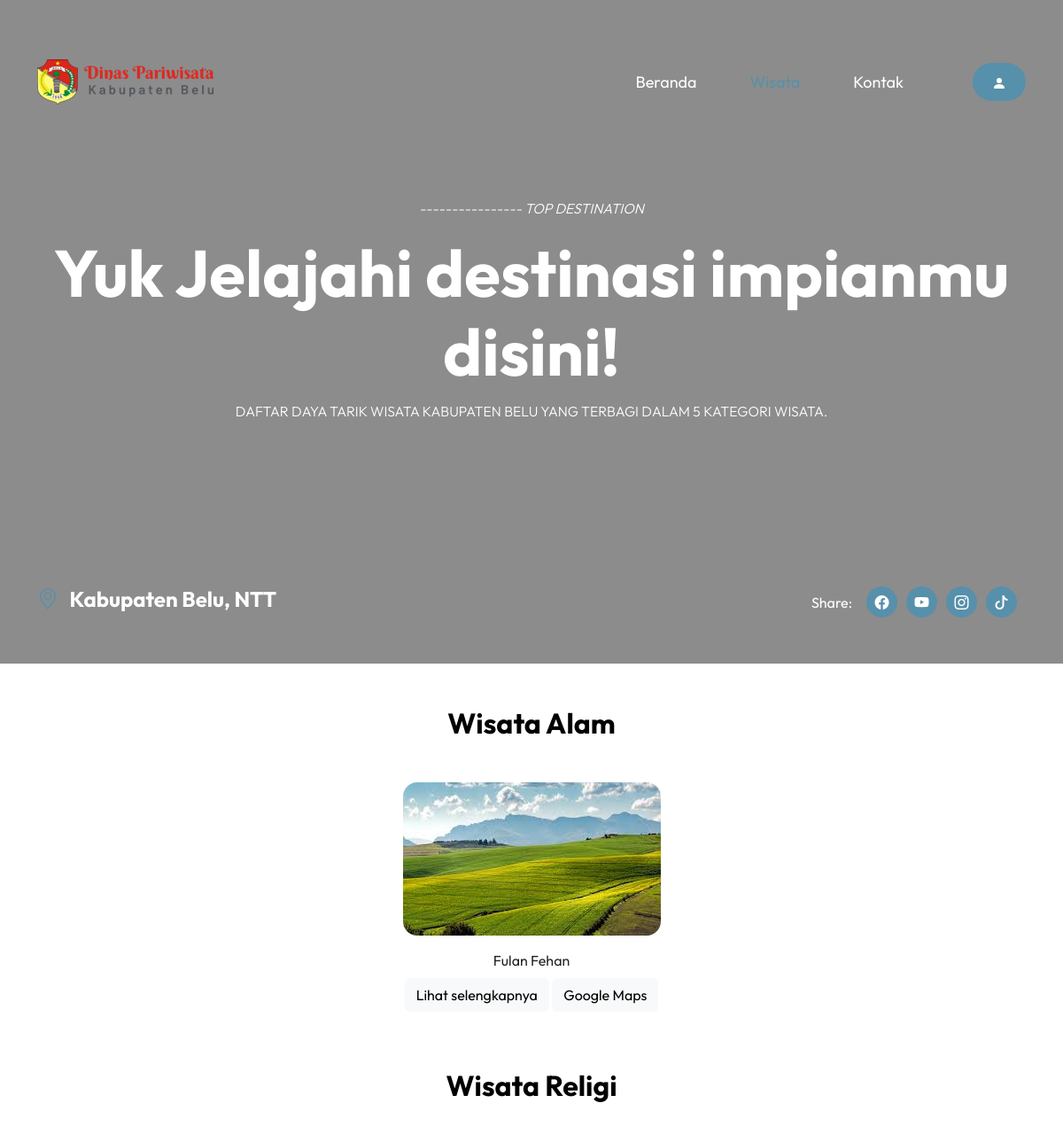
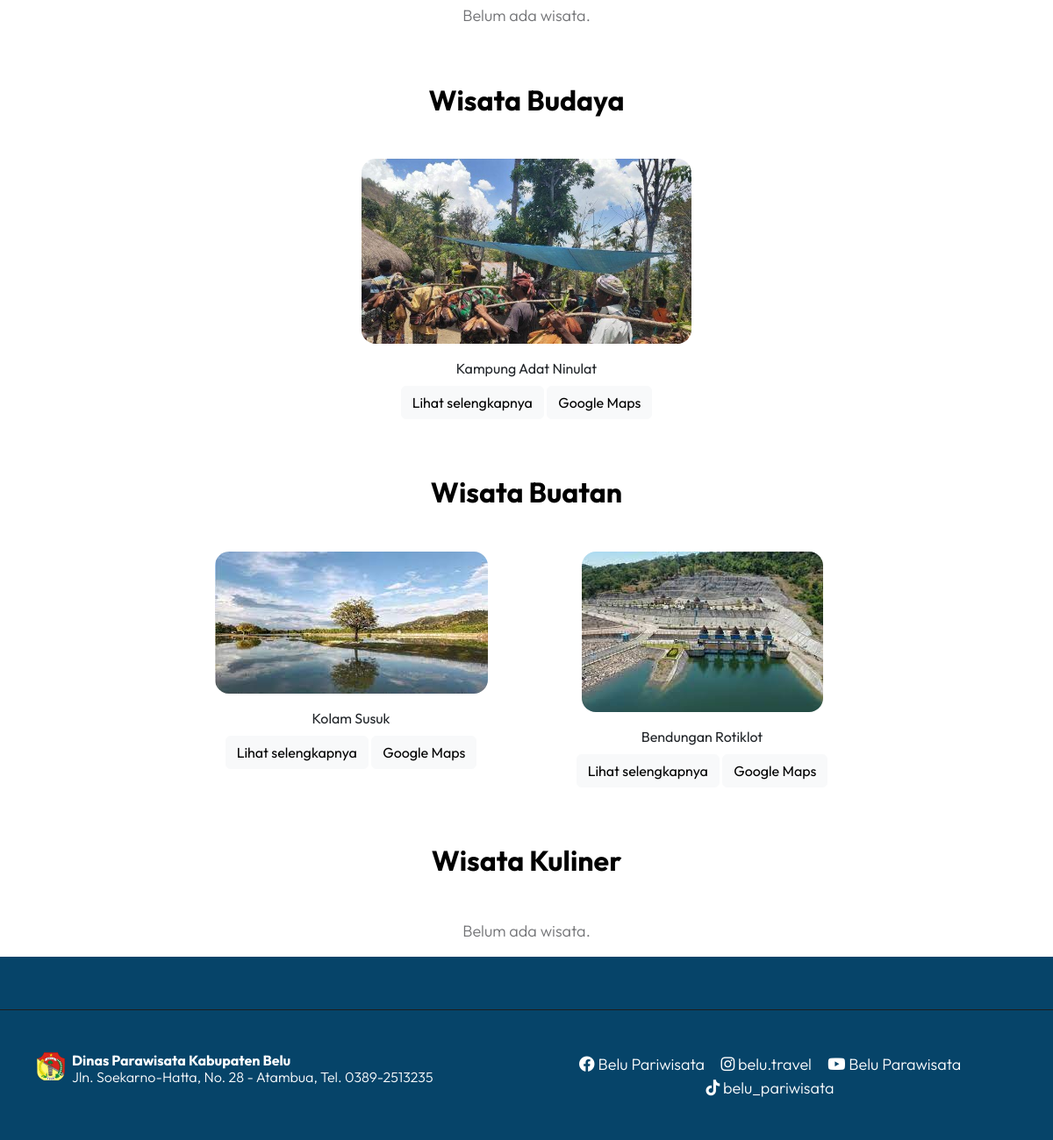
Screenshot of /index.php/pages/tempat_wisata with the database file from the repository (2 pictures, top to bottom).
### tables this page shows
CREATE TABLE `wisata` (
  `id_wisata` int(11) NOT NULL,
  `nama_wisata` varchar(255) NOT NULL,
  `latitude` varchar(255) NOT NULL,
  `longitude` varchar(255) NOT NULL,
  `geojson` longtext NOT NULL,
  `foto` varchar(255) NOT NULL,
  `deskripsi` longtext NOT NULL,
  `f_id_pengelola` int(11) NOT NULL,
  `kontak` varchar(255) NOT NULL,
  `jam_kunjung` time NOT NULL,
  `jam_tutup` time NOT NULL,
  `f_id_kecamatan` int(11) NOT NULL,
  `f_id_kategori` int(11) NOT NULL
);

### application/controllers/Pages.php (called while the page is built, shortened)
<?php
class Pages extends CI_Controller {
	public function __construct()
	{
        $this->load->model('Wisata_model');
        $this->load->model('Kunjungan_model');
        $this->load->model('Fasilitas_model');
        $this->load->model('Larangan_model');
        $this->load->model('Ulasan_model');
        $this->load->model('Contact_model');
	}
	public function tempat_wisata()
	{
		$data = [
            'menu' => 'tempat_wisata',
            'wisata_list' => $this->Wisata_model->get_group_wisata_by_kategori(),
        ];
		$this->load->view('pages_template/header', $data);
		$this->load->view('tempat_wisata');
		$this->load->view('pages_template/footer');
	}
}

### index.php (called while the page is built, shortened)
<?php
require_once BASEPATH.'core/CodeIgniter.php';

### application/models/Wisata_model.php (called while the page is built, shortened)
<?php
class Wisata_model extends CI_Model {
    public function get_group_wisata_by_kategori() {
        $this->db->select('*');
        $this->db->from('wisata');
        $this->db->join('kategori', 'kategori.id_kategori = wisata.f_id_kategori');
        $this->db->order_by('kategori.nama_kategori');
        return $this->db->get()->result_array();
    }
}

### application/views/tempat_wisata.php (the view, shortened to what this page needs)
<section class="hero-section" id="section_2">
    <div class="container d-flex justify-content-center align-items-center">
        <div class="row">
            <div class="col-12 mt-auto mb-5 text-center">
                <p><small> <i>---------------- Top Destination</i></small></p>
                <h1 class="text-white d-none d-lg-block">Yuk Jelajahi destinasi impianmu disini!
                </h1>
                <p><small>Daftar daya tarik wisata Kabupaten Belu yang terbagi dalam 5 kategori wisata.</small>
                </p>
            </div>
            <div class="col-lg-12 col-12 mt-auto d-flex flex-column flex-lg-row text-center">
                <div class="location-wrap me-sm-auto py-3 py-lg-0">
                    <h5 class="text-white">
                        <i class="custom-icon bi-geo-alt me-2"></i>
                        Kabupaten Belu, NTT
                    </h5>
                </div>
                <div class="social-share">
                    <ul class="social-icon d-flex align-items-center justify-content-center">
                        <span class="text-white me-3">Share:</span>
                        <li class="social-icon-item">
                            <a href="https://www.facebook.com/profile.php?id=100014992931309" class="social-icon-link">
                                <span class="bi-facebook"></span>
                            </a>
                        </li>
                        <li class="social-icon-item">
                            <a href="https://www.youtube.com/@belupariwisata3484" class="social-icon-link">
                                <span class="bi-youtube"></span>
                            </a>
                        </li>
                        <li class="social-icon-item">
                            <a href="#" class="social-icon-link">
                                <span class="bi-instagram"></span>
                            </a>
                        </li>
                        <li class="social-icon-item">
                            <a href="https://www.tiktok.com/@belu_pariwisata?_t=ZS-8uJoENY8gad&_r=1"
                                class="social-icon-link">
                                <span class="bi-tiktok"></span>
                            </a>
                        </li>
                    </ul>
                </div>
            </div>
        </div>
    </div>
    <div class="video-wrap">
        <video autoplay="" loop="" muted="" class="custom-video" poster="">
            <source src="<?=base_url('assets/');?>video/videoplayback.mp4" type="video/mp4">
        </video>
    </div>
</section>
<section class="mt-5">
    <h3 class="text-center mb-5">Wisata Alam</h3>
    <div class="container">
        <div class="row d-flex justify-content-center">
            <?php
            foreach ($wisata_list as $key => $value) :
                if ($value['nama_kategori'] == 'Alam') :
            ?>
            <div class="card col-4 text-center bg-transparent border-0" style="width: 25rem;">
                <?php
                $fotos = json_decode($value['foto'], true);
                $foto_ditampilkan = !empty($fotos) ? $fotos[0] : 'default.jpg';
                ?>
                <div class="card-img-top img-fluid rounded-4">
                    <a href="<?=base_url('uploads/wisata/') . $foto_ditampilkan;?>"
                        data-lightbox="wisata-<?=$value['id_wisata'];?>" data-title="Foto <?=$value['nama_wisata'];?>">
                        <img src="<?=base_url('uploads/wisata/') . $foto_ditampilkan;?>" class="img-fluid rounded-4"
                            alt="Foto <?=$value['nama_wisata'];?>">
                    </a>
                </div>
                <div class="card-body text-center">
                    <div class="card-title">
                        <?=$value['nama_wisata'];?>
                    </div>
                    <a href="<?= base_url('pages/detail_wisata/'.$value['id_wisata']); ?>" class="btn btn-light">Lihat
                        selengkapnya</a>
                    <a target="_blank"
                        href="https://www.google.com/maps/dir/?api=1&destination=<?= $value['latitude']; ?>,<?= $value['longitude']; ?>"
                        class="btn btn-light">Google Maps</a>
                </div>
            </div>
            <?php
                endif;
            endforeach;
            ?>
        </div>
    </div>
</section>
<section class="mt-5">
    <h3 class="text-center mb-5">Wisata Religi</h3>
    <div class="container">
        <div class="row d-flex justify-content-center">
            <?php
            $wisata_religi_ada = false;
            ?>
            <?php
            if (!$wisata_religi_ada) :
            ?>
            <div class="col-12 text-center">
                <p>Belum ada wisata.</p>
            </div>
            <?php endif; ?>
        </div>
    </div>
</section>
<section class="mt-5">
    <h3 class="text-center mb-5">Wisata Budaya</h3>
    <div class="container">
        <div class="row d-flex justify-content-center">
            <?php
            foreach ($wisata_list as $key => $value) :
                if ($value['nama_kategori'] == 'Budaya') :
            ?>
            <div class="card col-4 bg-transparent text-center border-0" style="width: 25rem;">
                <?php
                $fotos = json_decode($value['foto'], true);
                $foto_ditampilkan = !empty($fotos) ? $fotos[0] : 'default.jpg';
                ?>
                <div class="card-img-top img-fluid rounded-4">
                    <a href="<?=base_url('uploads/wisata/') . $foto_ditampilkan;?>"
                        data-lightbox="wisata-<?=$value['id_wisata'];?>" data-title="Foto <?=$value['nama_wisata'];?>">
                        <img src="<?=base_url('uploads/wisata/') . $foto_ditampilkan;?>" class="img-fluid rounded-4"
                            alt="Foto <?=$value['nama_wisata'];?>">
                    </a>
                </div>
                <div class="card-body text-center">
                    <div class="card-title">
                        <?=$value['nama_wisata'];?>
                    </div>
                    <a href="<?= base_url('pages/detail_wisata/'.$value['id_wisata']); ?>" class="btn btn-light">Lihat
                        selengkapnya</a>
                    <a target="_blank"
                        href="https://www.google.com/maps/dir/?api=1&destination=<?= $value['latitude']; ?>,<?= $value['longitude']; ?>"
                        class="btn btn-light">Google Maps</a>
                </div>
            </div>
            <?php
                endif;
            endforeach;
            ?>
        </div>
    </div>
</section>
<section class="mt-5">
    <h3 class="text-center mb-5">Wisata Buatan</h3>
    <div class="container">
        <div class="row d-flex justify-content-center">
            <?php
            foreach ($wisata_list as $key => $value) :
                if ($value['nama_kategori'] == 'Buatan') :
            ?>
            <div class="card col-4 bg-transparent text-center border-0" style="width: 25rem;">
                <?php
                $fotos = json_decode($value['foto'], true);
                $foto_ditampilkan = !empty($fotos) ? $fotos[0] : 'default.jpg';
                ?>
                <div class="card-img-top img-fluid rounded-4">
                    <a href="<?=base_url('uploads/wisata/') . $foto_ditampilkan;?>"
                        data-lightbox="wisata-<?=$value['id_wisata'];?>" data-title="Foto <?=$value['nama_wisata'];?>">
                        <img src="<?=base_url('uploads/wisata/') . $foto_ditampilkan;?>" class="img-fluid rounded-4"
                            alt="Foto <?=$value['nama_wisata'];?>">
                    </a>
                </div>
                <div class="card-body text-center">
                    <div class="card-title">
                        <?=$value['nama_wisata'];?>
                    </div>
                    <a href="<?= base_url('pages/detail_wisata/'.$value['id_wisata']); ?>" class="btn btn-light">Lihat
                        selengkapnya</a>
                    <a target="_blank"
                        href="https://www.google.com/maps/dir/?api=1&destination=<?= $value['latitude']; ?>,<?= $value['longitude']; ?>"
                        class="btn btn-light">Google Maps</a>
                </div>
            </div>
            <?php
                endif;
            endforeach;
            ?>
        </div>
    </div>
</section>
<section class="mt-5">
    <h3 class="text-center mb-5">Wisata Kuliner</h3>
    <div class="container">
        <div class="row d-flex justify-content-center">
            <?php
            $wisata_kuliner_ada = false;
            ?>
            <?php
            if (!$wisata_kuliner_ada) :
            ?>
            <div class="col-12 text-center">
                <p>Belum ada wisata.</p>
            </div>
            <?php endif; ?>
        </div>
    </div>
</section>

### assets/css/templatemo-festava-live.css (style rules this page uses)
:root { --white-color: #ffffff; --primary-color: #f8cb2e; --secondary-color: #5790ab; --section-bg-color: #f0f8ff; --custom-btn-bg-color: #5790ab; --custom-btn-bg-hover-color: #072d44; --dark-color: #000000; --p-color: #717275; --border-color: #7fffd4; --link-hover-color: #5790ab; --body-font-family: "Outfit", sans-serif; --h1-font-size: 74px; --h2-font-size: 46px; --h3-font-size: 32px; --h4-font-size: 28px; --h5-font-size: 24px; --h6-font-size: 22px; --p-font-size: 18px; --btn-font-size: 14px; --copyright-font-size: 16px; --border-radius-large: 100px; --border-radius-medium: 20px; --border-radius-small: 10px; --font-weight-light: 300; --font-weight-normal: 400; --font-weight-bold: 700; }
body { background-color: var(--white-color); font-family: var(--body-font-family); }
h2, h3, h4, h5, h6 { color: var(--dark-color); }
h1, h2, h3, h4, h5, h6 { font-weight: var(--font-weight-bold); }
h1 { font-size: var(--h1-font-size); }
h3 { font-size: var(--h3-font-size); }
h5 { font-size: var(--h5-font-size); }
p { color: var(--p-color); font-size: var(--p-font-size); font-weight: var(--font-weight-light); }
ul li { color: var(--p-color); font-size: var(--p-font-size); font-weight: var(--font-weight-light); }
a, button { touch-action: manipulation; transition: all 0.3s; }
a { display: inline-block; color: var(--primary-color); text-decoration: none; }
.section-overlay + .container { position: relative; }
.custom-icon { color: var(--secondary-color); }
.video-wrap { z-index: -100; }
.custom-video { position: absolute; top: 0; left: 0; object-fit: cover; width: 100%; height: 100%; }
.hero-section { position: relative; overflow: hidden; padding-top: 100px; height: calc(100vh - 51px); }
.hero-section small { color: var(--white-color); text-transform: uppercase; }
.hero-section .container { position: relative; z-index: 2; height: 100%; padding-bottom: 50px; }
.hero-section .container .row { height: 100%; }
.social-icon { margin: 0; padding: 0; }
.social-icon-item { list-style: none; display: inline-block; vertical-align: top; }
.social-icon-link { background: var(--secondary-color); border-radius: var(--border-radius-large); color: var(--white-color); font-size: var(--copyright-font-size); display: block; margin-right: 10px; text-align: center; width: 35px; height: 35px; line-height: 36px; transition: background 0.2s, color 0.2s; }
.social-icon-link span { display: block; }

### rows the page displays
wisata: nama_wisata "Fulan Fehan"
wisata: nama_wisata "Kampung Adat Ninulat"
wisata: shows a picture, nama_wisata "Kolam Susuk"
wisata: shows a picture, nama_wisata "Bendungan Rotiklot"
